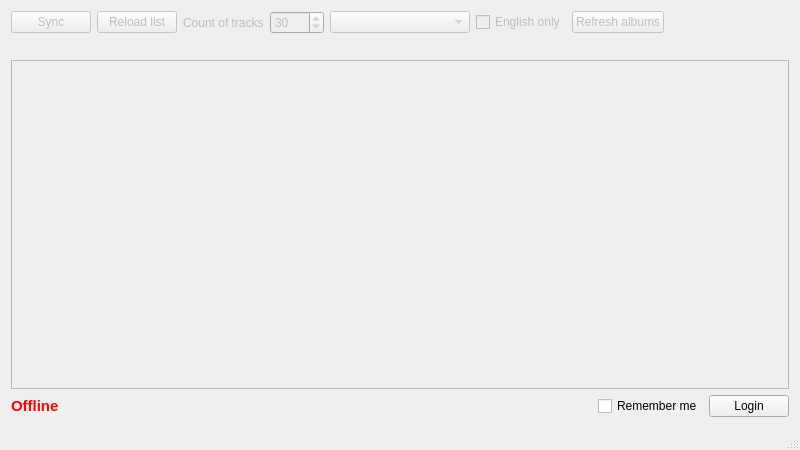
<?xml version="1.0" encoding="UTF-8"?>
<ui version="4.0">
 <class>MainWindow</class>
 <widget class="QMainWindow" name="MainWindow">
  <property name="geometry">
   <rect>
    <x>0</x>
    <y>0</y>
    <width>800</width>
    <height>450</height>
   </rect>
  </property>
  <property name="windowTitle">
   <string>VKMusicSync</string>
  </property>
  <widget class="QWidget" name="centralWidget">
   <layout class="QVBoxLayout" name="verticalLayout">
    <item>
     <layout class="QHBoxLayout" name="horizontalLayout">
      <item>
       <widget class="QPushButton" name="syncButton">
        <property name="enabled">
         <bool>false</bool>
        </property>
        <property name="text">
         <string>Sync</string>
        </property>
       </widget>
      </item>
      <item>
       <widget class="QPushButton" name="refreshButton">
        <property name="enabled">
         <bool>false</bool>
        </property>
        <property name="text">
         <string>Reload list</string>
        </property>
       </widget>
      </item>
      <item>
       <widget class="QLabel" name="countOfTrackslbl">
        <property name="enabled">
         <bool>false</bool>
        </property>
        <property name="text">
         <string>Count of tracks</string>
        </property>
       </widget>
      </item>
      <item>
       <widget class="QSpinBox" name="countOfTracksSpinBox">
        <property name="enabled">
         <bool>false</bool>
        </property>
        <property name="toolTip">
         <string>&lt;html&gt;&lt;head/&gt;&lt;body&gt;&lt;p&gt;The amount of tracks to be synced can be from 1 to 6000. If you set too large number, all possible tracks will be synced.&lt;/p&gt;&lt;/body&gt;&lt;/html&gt;</string>
        </property>
        <property name="minimum">
         <number>1</number>
        </property>
        <property name="maximum">
         <number>6000</number>
        </property>
        <property name="value">
         <number>30</number>
        </property>
       </widget>
      </item>
      <item>
       <widget class="QComboBox" name="albumsComboBox">
        <property name="enabled">
         <bool>false</bool>
        </property>
        <property name="minimumSize">
         <size>
          <width>140</width>
          <height>0</height>
         </size>
        </property>
       </widget>
      </item>
      <item>
       <widget class="QCheckBox" name="englishOnlyCheckBox">
        <property name="enabled">
         <bool>false</bool>
        </property>
        <property name="text">
         <string>English only</string>
        </property>
       </widget>
      </item>
      <item>
       <widget class="QPushButton" name="refreshAlbumsButton">
        <property name="enabled">
         <bool>false</bool>
        </property>
        <property name="text">
         <string>Refresh albums</string>
        </property>
        <property name="icon">
         <iconset theme="view-refresh">
          <normaloff/>
         </iconset>
        </property>
       </widget>
      </item>
      <item>
       <spacer name="horizontalSpacer">
        <property name="orientation">
         <enum>Qt::Horizontal</enum>
        </property>
        <property name="sizeHint" stdset="0">
         <size>
          <width>40</width>
          <height>20</height>
         </size>
        </property>
       </spacer>
      </item>
     </layout>
    </item>
    <item>
     <spacer name="horizontalSpacer_3">
      <property name="orientation">
       <enum>Qt::Horizontal</enum>
      </property>
      <property name="sizeHint" stdset="0">
       <size>
        <width>40</width>
        <height>20</height>
       </size>
      </property>
     </spacer>
    </item>
    <item>
     <widget class="QListWidget" name="audioList">
      <property name="enabled">
       <bool>false</bool>
      </property>
      <property name="font">
       <font>
        <pointsize>11</pointsize>
       </font>
      </property>
      <property name="selectionMode">
       <enum>QAbstractItemView::NoSelection</enum>
      </property>
     </widget>
    </item>
    <item>
     <layout class="QHBoxLayout" name="horizontalLayout_2">
      <item>
       <widget class="QLabel" name="onlineStateLbl">
        <property name="text">
         <string>&lt;html&gt;&lt;head/&gt;&lt;body&gt;&lt;p&gt;&lt;span style=&quot; font-size:11pt; font-weight:600; color:#ff0004;&quot;&gt;Offline&lt;/span&gt;&lt;/p&gt;&lt;/body&gt;&lt;/html&gt;</string>
        </property>
       </widget>
      </item>
      <item>
       <spacer name="horizontalSpacer_2">
        <property name="orientation">
         <enum>Qt::Horizontal</enum>
        </property>
        <property name="sizeHint" stdset="0">
         <size>
          <width>40</width>
          <height>20</height>
         </size>
        </property>
       </spacer>
      </item>
      <item>
       <widget class="QCheckBox" name="rememberMeCheckBox">
        <property name="text">
         <string>Remember me</string>
        </property>
       </widget>
      </item>
      <item>
       <widget class="QPushButton" name="loginButton">
        <property name="text">
         <string>Login</string>
        </property>
       </widget>
      </item>
     </layout>
    </item>
   </layout>
  </widget>
  <widget class="QMenuBar" name="menuBar">
   <property name="geometry">
    <rect>
     <x>0</x>
     <y>0</y>
     <width>800</width>
     <height>18</height>
    </rect>
   </property>
  </widget>
  <widget class="QStatusBar" name="statusBar"/>
 </widget>
 <layoutdefault spacing="6" margin="11"/>
 <resources/>
 <connections/>
</ui>
